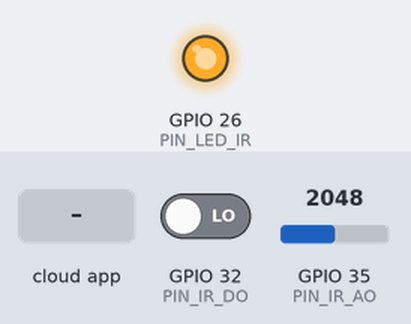
Bench run of a sketch on a simulated ESP32. Parts: output pins drawn as LEDs (lit = HIGH). Inputs (shaded band) come from the test bench; at power-on: GPIO 32 (PIN_IR_DO) LOW, GPIO 35 (PIN_IR_AO) = 2048 (analog values on the 0–4095 scale). What the sketch prints to the serial monitor is not drawn.

Above: at 3.0 s.
3.1 s: GPIO 32 (PIN_IR_DO) driven HIGH
At 4.1 s:
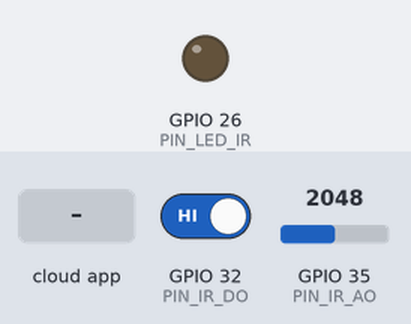
10.4 s: the phone or cloud app sets corto3-modo to PIR
At 11.6 s:
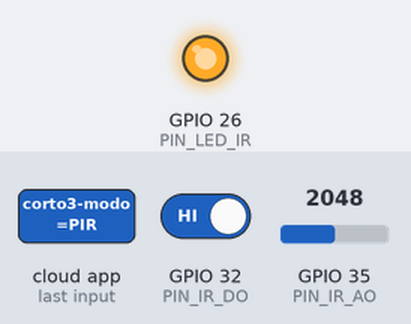
11.9 s: the phone or cloud app sets corto3-rfid-cmd to AO
At 12.4 s:
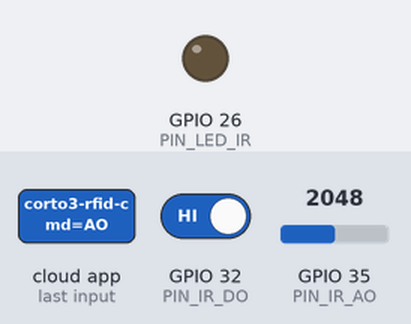
Timing chart, 0 to 14.4 s (numbered marks = the images above; inputs shaded):
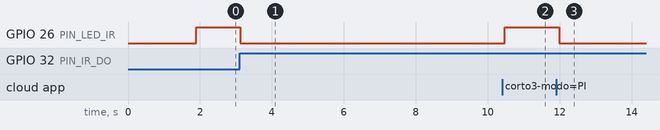

The sketch:

02_infrarrojo_adafruit.ino
```cpp
/*
 * ============================================================================
 * SKETCH 02: SENSOR INFRARROJO VERSATIL + WIFI + ADAFRUIT IO
 * ============================================================================
 * Soporta los 3 modos de sensor IR mas comunes en laboratorio:
 *  1) DO (Obstaculo / Seguidor de linea FC-51 / KY-032 / TCRT5000) -> GPIO 32
 *  2) AO (Lectura analogica proporcional con umbral dinamico)     -> GPIO 35
 *  3) PIR (Sensor de movimiento HC-SR501 conectado en GPIO 32)
 *
 * Feeds en Adafruit IO:
 *  - "corto3-ir"       (ESP32 -> Dashboard): Estado + Conteo ("LIBRE|CNT:5")
 *  - "corto3-umbral"   (Dashboard Slider <-> ESP32): Umbral analogico (mV o %)
 *  - "corto3-modo"     (Dashboard Text <-> ESP32): "DO", "AO" o "PIR"
 *  - "corto3-rfid-cmd" (Dashboard Button/Text -> ESP32): "RESET_IR", "CALIBRAR"
 *
 * Comandos dinamicos por Serial (115200):
 *  - MODO=DO | MODO=AO | MODO=PIR
 *  - ACTIVO=LOW | ACTIVO=HIGH   (invierte polaridad logica en tiempo real)
 *  - UMBRAL_MV=1500             (umbral dinamico para modo AO en milivoltios)
 *  - DEBOUNCE=250               (antirrebote dinamico en ms)
 *  - CALIBRAR                   (toma lectura actual como linea base y fija umbral)
 *  - RESET                      (reinicia el contador a 0)
 * ============================================================================
 */

#include <Arduino.h>
#include <WiFi.h>

#if __has_include("secrets.h")
  #include "secrets.h"
#else
  #define WIFI_SSID     "TU_WIFI_SSID"
  #define WIFI_PASS     "TU_WIFI_PASSWORD"
  #define IO_USERNAME   "TU_USUARIO_ADAFRUIT"
  #define IO_KEY        "aio_TU_LLAVE_SECRETA_AQUI"
#endif

#include "AdafruitIO_WiFi.h"

// ---------------------- PINES SEGUROS ----------------------
constexpr uint8_t PIN_IR_DO  = 32; // Entrada digital segura (ADC1 tambien)
constexpr uint8_t PIN_IR_AO  = 35; // Entrada analogica pura ADC1_CH7
constexpr uint8_t PIN_LED_IR = 26; // LED indicador opcional

// ---------------------- PARAMETROS DINAMICOS ---------------
enum ModoIR { MODO_DO, MODO_AO, MODO_PIR };
ModoIR modoActual = MODO_DO;

bool activoEnBajo        = true;   // FC-51 suele dar LOW al detectar obstaculo
bool analogMenorDetecta  = true;   // En TCRT5000/FC-51 menor mV = mas cerca/blanco
uint32_t umbralAnalogMv  = 1600;   // Umbral dinamico en mV (0..3300)
unsigned long debounceMs = 200;    // Antirrebote dinamico entre conteos

// ---------------------- ESTADO INTERNO ---------------------
bool estadoDetectado       = false;
bool estadoAnterior        = false;
bool aioSincronizado       = false;
unsigned long conteoEventos = 0;
unsigned long ultimoCambioMs = 0;
unsigned long ultimoEnvioMs  = 0;
unsigned long ultimoLatidoMs = 0;
bool hayPendienteEnvio       = true;
String bufferSerial          = "";

// ---------------------- ADAFRUIT IO ------------------------
AdafruitIO_WiFi io(IO_USERNAME, IO_KEY, WIFI_SSID, WIFI_PASS);
AdafruitIO_Feed *feedIR     = io.feed("corto3-ir");
AdafruitIO_Feed *feedUmbral = io.feed("corto3-umbral");
AdafruitIO_Feed *feedModo   = io.feed("corto3-modo");
AdafruitIO_Feed *feedCmd    = io.feed("corto3-rfid-cmd");

bool parseIntSeguro(const String &s, long &salida) {
  String t = s;
  t.trim();
  if (t.length() == 0) return false;
  char *endptr = nullptr;
  long val = strtol(t.c_str(), &endptr, 10);
  if (endptr == t.c_str() || *endptr != '\0') return false;
  salida = val;
  return true;
}

bool parseFloatSeguro(const String &s, float &salida) {
  String t = s;
  t.trim();
  if (t.length() == 0) return false;
  char *endptr = nullptr;
  float val = strtof(t.c_str(), &endptr);
  if (endptr == t.c_str() || *endptr != '\0') return false;
  salida = val;
  return true;
}

const char* nombreModo() {
  if (modoActual == MODO_AO) return "AO";
  if (modoActual == MODO_PIR) return "PIR";
  return "DO";
}

// Calibra el umbral analogico dinamicamente tomando 20 muestras en reposo
void calibrarUmbralDinamico() {
  long suma = 0;
  for (int i = 0; i < 20; i++) {
    suma += analogReadMilliVolts(PIN_IR_AO);
    delayMicroseconds(200);
  }
  uint32_t baseMv = (uint32_t)(suma / 20);
  if (analogMenorDetecta) {
    umbralAnalogMv = (baseMv > 400) ? (baseMv - 400) : 200;
  } else {
    umbralAnalogMv = min((uint32_t)3100, baseMv + 400);
  }
  hayPendienteEnvio = true;
  Serial.printf("[IR CALIBRADO] Base=%u mV -> Nuevo umbral=%u mV\n", baseMv, umbralAnalogMv);
}

// Lee el sensor segun el modo dinamico seleccionado
bool leerSensorIR(uint32_t &outMv) {
  outMv = analogReadMilliVolts(PIN_IR_AO);

  if (modoActual == MODO_AO) {
    return analogMenorDetecta ? (outMv <= umbralAnalogMv)
                              : (outMv >= umbralAnalogMv);
  }

  // MODO_DO o MODO_PIR usan lectura digital
  int nivel = digitalRead(PIN_IR_DO);
  if (modoActual == MODO_PIR) {
    return (nivel == HIGH); // PIR HC-SR501 entrega HIGH cuando hay movimiento
  }
  return activoEnBajo ? (nivel == LOW) : (nivel == HIGH);
}

// Callback Dashboard: Slider cambia umbral analogico (acepta mV 0..3300 o % 0..100)
void alRecibirUmbral(AdafruitIO_Data *data) {
  float valF = 0.0f;
  if (!parseFloatSeguro(data->toString(), valF)) return;
  long val = (long)roundf(valF);
  if (val >= 0 && val <= 100) {
    // Si el slider esta en 0..100 (porcentaje o compartido con LM35), escala a mV
    umbralAnalogMv = (uint32_t)map(val, 0, 100, 100, 3200);
  } else {
    umbralAnalogMv = (uint32_t)constrain(val, 50L, 3300L);
  }
  Serial.printf("[AIO -> ESP32] Umbral IR AO = %u mV\n", umbralAnalogMv);
}

void alRecibirModo(AdafruitIO_Data *data) {
  String txt = data->toString();
  txt.trim();
  txt.toUpperCase();
  if (txt.startsWith("MODO=")) {
    txt = txt.substring(5);
    txt.trim();
  }
  if (txt == "DO") modoActual = MODO_DO;
  else if (txt == "AO") modoActual = MODO_AO;
  else if (txt == "PIR") modoActual = MODO_PIR;
  else return;

  Serial.printf("[AIO -> ESP32] Modo IR = %s\n", nombreModo());
  hayPendienteEnvio = true;
}

void ejecutarComandoIR(String cmd, const char *origen) {
  cmd.trim();
  cmd.toUpperCase();
  if (cmd.length() == 0) return;

  if (cmd == "MODO=DO" || cmd == "DO") modoActual = MODO_DO;
  else if (cmd == "MODO=AO" || cmd == "AO") modoActual = MODO_AO;
  else if (cmd == "MODO=PIR" || cmd == "PIR") modoActual = MODO_PIR;
  else if (cmd == "ACTIVO=LOW") activoEnBajo = true;
  else if (cmd == "ACTIVO=HIGH") activoEnBajo = false;
  else if (cmd == "ANALOG_POL=MENOR") analogMenorDetecta = true;
  else if (cmd == "ANALOG_POL=MAYOR") analogMenorDetecta = false;
  else if (cmd.startsWith("UMBRAL_MV=")) {
    long val = 0;
    if (parseIntSeguro(cmd.substring(10), val)) {
      umbralAnalogMv = (uint32_t)constrain(val, 50L, 3300L);
    } else {
      Serial.println(F("[ERROR] UMBRAL_MV invalido (50..3300)."));
      return;
    }
  } else if (cmd.startsWith("DEBOUNCE=")) {
    long val = 0;
    if (parseIntSeguro(cmd.substring(9), val)) {
      debounceMs = (unsigned long)constrain(val, 20L, 5000L);
    } else {
      Serial.println(F("[ERROR] DEBOUNCE invalido (20..5000 ms)."));
      return;
    }
  } else if (cmd == "CALIBRAR") {
    calibrarUmbralDinamico();
  } else if (cmd == "RESET" || cmd == "RESET_IR") {
    conteoEventos = 0;
    hayPendienteEnvio = true;
  } else {
    Serial.println(F("Comandos: MODO=DO|AO|PIR | ACTIVO=LOW|HIGH | ANALOG_POL=MENOR|MAYOR | UMBRAL_MV=1600 | DEBOUNCE=200 | CALIBRAR | RESET_IR"));
    return;
  }

  hayPendienteEnvio = true;
  Serial.printf("[%s] Modo=%s | Activo=%s | Umbral=%u mV | Debounce=%lu ms | Cnt=%lu\n",
                origen, nombreModo(), activoEnBajo ? "LOW" : "HIGH",
                umbralAnalogMv, debounceMs, conteoEventos);
}

void alRecibirComando(AdafruitIO_Data *data) {
  ejecutarComandoIR(data->toString(), "AIO -> ESP32");
}

void procesarComandoSerial(String cmd) {
  ejecutarComandoIR(cmd, "SERIAL");
}

void leerSerialNoBloqueante() {
  while (Serial.available() > 0) {
    char c = (char)Serial.read();
    if (c == '\n' || c == '\r') {
      procesarComandoSerial(bufferSerial);
      bufferSerial = "";
    } else if (bufferSerial.length() < 128) {
      bufferSerial += c;
    }
  }
}

void setup() {
  Serial.begin(115200);
  delay(300);

  pinMode(PIN_IR_DO, INPUT);
  pinMode(PIN_LED_IR, OUTPUT);
  digitalWrite(PIN_LED_IR, LOW);

  analogReadResolution(12);
  analogSetPinAttenuation(PIN_IR_AO, ADC_11db);

  feedUmbral->onMessage(alRecibirUmbral);
  feedModo->onMessage(alRecibirModo);
  feedCmd->onMessage(alRecibirComando);

  Serial.print(F("[AIO] Conectando IR + Adafruit IO"));
  io.connect();
  unsigned long inicio = millis();
  while (io.status() < AIO_CONNECTED && millis() - inicio < 15000) {
    Serial.print(".");
    delay(500);
  }
  Serial.println();
  Serial.println(io.statusText());

  if (io.status() >= AIO_CONNECTED) {
    feedModo->get();
    feedUmbral->get();
    aioSincronizado = true;
  }
}

void loop() {
  io.run(10, true);
  leerSerialNoBloqueante();

  if (!aioSincronizado && io.status() >= AIO_CONNECTED) {
    feedModo->get();
    feedUmbral->get();
    aioSincronizado = true;
  }

  unsigned long ahora = millis();
  uint32_t lecturaMv = 0;
  bool crudo = leerSensorIR(lecturaMv);

  // Antirrebote temporal + deteccion de flanco de entrada
  if (crudo != estadoAnterior && (ahora - ultimoCambioMs >= debounceMs)) {
    ultimoCambioMs = ahora;
    estadoAnterior = crudo;
    estadoDetectado = crudo;
    digitalWrite(PIN_LED_IR, estadoDetectado ? HIGH : LOW);

    if (estadoDetectado) {
      conteoEventos++;
    }
    hayPendienteEnvio = true;

    Serial.printf("[IR %s] %s | Conteo=%lu | AO=%u mV\n",
                  nombreModo(),
                  estadoDetectado ? "DETECTADO" : "LIBRE",
                  conteoEventos,
                  lecturaMv);
  }

  // Envio anti-throttle a Adafruit IO (minimo 2200 ms entre publicaciones)
  bool pasoLatido = (ahora - ultimoLatidoMs >= 15000);
  if (io.status() >= AIO_CONNECTED &&
      (ahora - ultimoEnvioMs >= 2200) &&
      (hayPendienteEnvio || pasoLatido)) {
    ultimoEnvioMs = ahora;
    ultimoLatidoMs = ahora;
    hayPendienteEnvio = false;

    String payload = String(estadoDetectado ? "DETECTA" : "LIBRE") +
                     "|CNT:" + String(conteoEventos) +
                     "|" + String(nombreModo());
    feedIR->save(payload);
    Serial.print(F("[ESP32 -> AIO] "));
    Serial.println(payload);
  }
}
```

Measured:
- after the input at 3.1 s, GPIO 26 (PIN_LED_IR): HIGH → LOW at once
- after the input at 10.4 s, GPIO 26 (PIN_LED_IR): LOW → HIGH after 0.07 s
- after the input at 11.9 s, GPIO 26 (PIN_LED_IR): HIGH → LOW after 0.09 s
